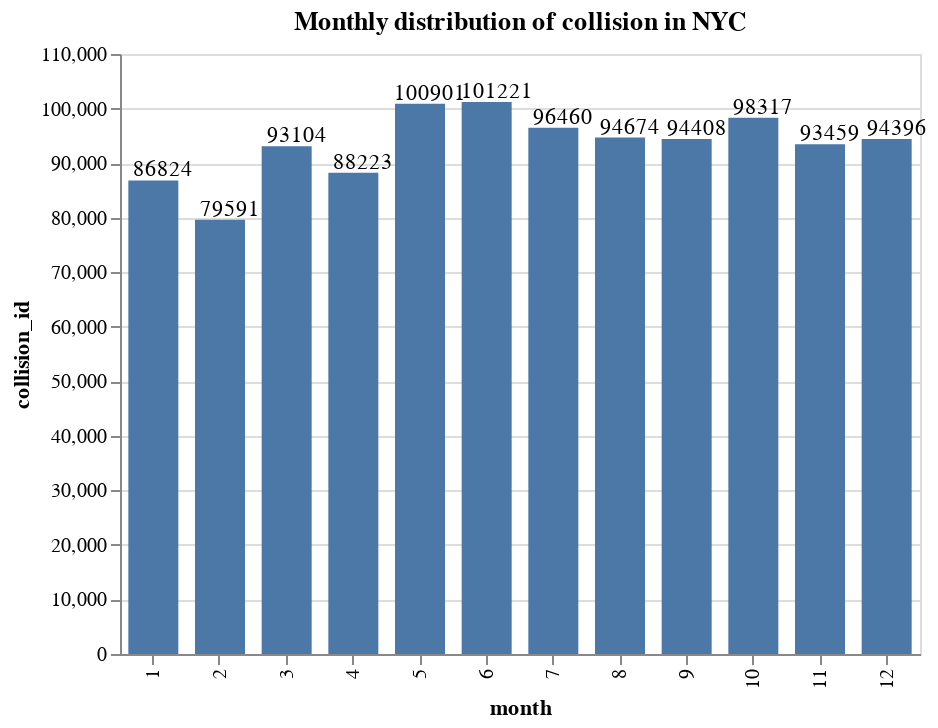

The notebook cell saved with this chart:
### Code cell
title = 'Monthly distribution of collision in NYC'
crashes_month = crashes.groupby('month')['collision_id'].count().reset_index()
col_order = crashes_month.collision_id.sort_values(ascending=False).to_list()

bar = draw_bar(crashes_month, 'month','collision_id')
text = draw_text(crashes_month, 'month','collision_id')
(bar + text).properties(width=400,height=300, title=title)

### Figure 1 — Vega-Lite specification as saved in the notebook (floating-point values rounded to 4 significant figures)
{"config": {"view": {"continuousWidth": 400, "continuousHeight": 300}}, "layer": [{"mark": {"type": "bar", "width": 25}, "encoding": {"x": {"type": "nominal", "field": "month", "sort": [101221, 100901, 98317, 96460, 94674, 94408, 94396, 93459, 93104, 88223, 86824, 79591]}, "y": {"type": "quantitative", "field": "collision_id", "title": "collision_id"}}}, {"mark": {"type": "text", "align": "center", "dx": 5, "dy": -5}, "encoding": {"text": {"type": "quantitative", "field": "collision_id"}, "x": {"type": "nominal", "field": "month", "sort": [101221, 100901, 98317, 96460, 94674, 94408, 94396, 93459, 93104, 88223, 86824, 79591]}, "y": {"type": "quantitative", "field": "collision_id", "title": "collision_id"}}}], "data": {"name": "data-c24d3db92a28a04131f45b37fcb0ef68"}, "height": 300, "title": "Monthly distribution of collision in NYC", "width": 400, "$schema": "https://vega.github.io/schema/vega-lite/v4.8.1.json", "datasets": {"data-c24d3db92a28a04131f45b37fcb0ef68": [{"month": 1, "collision_id": 86824}, {"month": 2, "collision_id": 79591}, {"month": 3, "collision_id": 93104}, {"month": 4, "collision_id": 88223}, {"month": 5, "collision_id": 100901}, {"month": 6, "collision_id": 101221}, {"month": 7, "collision_id": 96460}, {"month": 8, "collision_id": 94674}, {"month": 9, "collision_id": 94408}, {"month": 10, "collision_id": 98317}, {"month": 11, "collision_id": 93459}, {"month": 12, "collision_id": 94396}]}}
